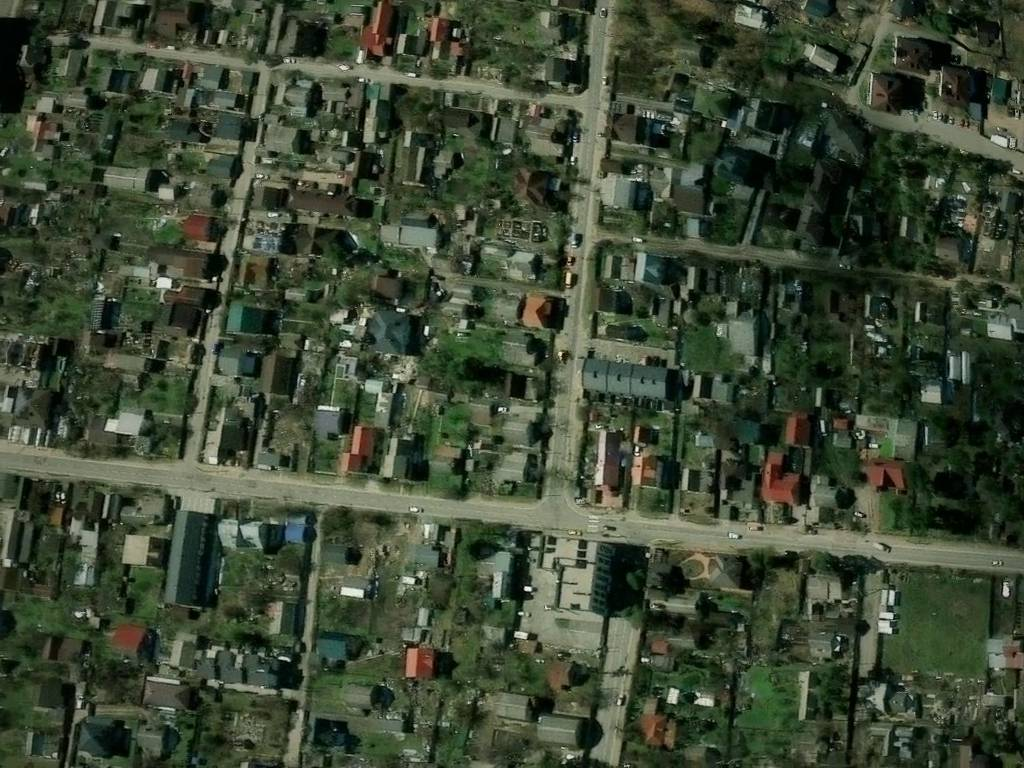
#> input picture tests/fixtures/irpin_mild_2025/frame_006150.jpg, 1024 x 768 px
$ python -i quality.py   (imports and definitions only)   (older library calls are emulated)
#> lines starting #> are read from the running program, lines starting #| are printed output that depends on the picture
#> further down, picture is the input picture: shape (768, 1024, 3); mean B, G, R 51.6, 71.2, 60.3
"""Quality gate (M2-03): decide, before any matching, which frames are worth matching and which pixels of them.

A phone filming a screen (and a shaking drone camera) gives frames the matcher should never see: smeared ones,
whose few matches fit a wrong homography, and ones with a lamp reflected in the screen. :class:`QualityGate` wraps
any :class:`~dronenav.types.FrameSource` and passes on the good frames only, untouched; every rejected frame is
logged with a stable reason (:data:`REASONS`). Four checks, in this order:

- ``too_small``: the frame's shorter side is under ``min_side`` px, there is nothing to judge;
- ``blank``: no contrast at all (black-out, lens covered, burnt out): the grey levels' std is under ``blank_std``;
- ``glare``: more than ``max_glare`` of the frame is glare. :func:`glare_mask` finds the saturated blobs without
  texture; a frame with less glare is kept, and its mask says which pixels the matcher may use;
- ``blur``: :func:`blur_score` (variance of the Laplacian over the variance of the image, on the pixels outside
  the glare) is under ``blur_ratio`` x the median score of the last ``window`` frames (:class:`RunningMedian`).

The blur rule is relative on purpose. A sharp frame of a field scores lower than a smeared frame of a town, so
no absolute threshold works on a whole flight; a smear is a sudden fall against the frames just before it. The
price: a flight smeared from start to end passes (nothing to compare with), and a smear longer than half the
window is taken for a new scene. Dividing by the image variance makes the score blind to exposure: half the
light quarters the Laplacian's variance and the image's alike.

:func:`damp_moire` is the third tool: a light Gaussian against the screen's pixel grid before the frame is
shrunk for matching, and an optional notch on the peaks that grid leaves in the spectrum. Off by default in the
gate (``moire_sigma = 0``): it is for filmed screens, not for the drone flights.

    gate = QualityGate(VideoSource("take.mp4", fps=12), QualityConfig(moire_sigma=1.0))
    for frame in gate:                 # kept frames only; idx and t keep their gaps, like a Drop in the chaos
        usable = gate.last.mask        # None, or uint8: nonzero where the frame's pixels are not glare
    gate.rejected                      # the verdicts of the frames that did not pass
"""
from __future__ import annotations

import dataclasses
import logging
import math
import numbers
import statistics
from collections import Counter, deque
from collections.abc import Iterator
from dataclasses import dataclass, field
from typing import NamedTuple

import cv2
import numpy as np

from dronenav.types import Frame, FrameSource

__all__ = ["REASONS", "FrameQuality", "QualityConfig", "QualityGate", "RunningMedian", "Verdict", "blur_score",
           "damp_moire", "glare_mask"]

log = logging.getLogger(__name__)

# Why a frame was rejected, in the order the checks run. Logs, sheets and tests rely on these names.
REASONS = ("too_small", "blank", "glare", "blur")

BLUR_SIDE = 256            # the shorter side the blur score is measured at, px
# Under this share of the running median a frame is a smear. Measured on the Irpin mild/2022 keyframes against
# their truth (RootSIFT, whole-map search): sharp frames score 0.71..1.6 x the median; frames under the chaos blur
# at strength 0.25 score 0.14..0.36 and every one still matches; at 0.5 and above they score under 0.09 and
# 79 of 141 get no fix. 0.12 sits in that gap: it drops every frame that failed and keeps every lightly blurred
# one. A different camera or matcher moves the gap: retune with scripts/quality_sheet.py --map.
BLUR_RATIO = 0.12
PRE_SIGMA = 0.7            # px at that size: the smoothing before the Laplacian, see blur_score
# The notch looks for the screen grid above this frequency only (periods under 25 px): below it the scene's own
# structure (streets, field borders) owns the spectrum and must not be cut.
NOTCH_MIN_FREQ = 0.04      # cycles per px
NOTCH_RATIO = 8.0          # a peak is this many times the mean magnitude around it
NOTCH_NEIGHBOURHOOD = 31   # bins: the box that mean is taken over
NOTCH_RADIUS = 2           # bins cut around each peak (the main lobe of a grid between two bins)
NOTCH_MAX_SHARE = 0.01     # more of the spectrum than this "peaking" is texture, not a grid: cut nothing


def _is_number(v) -> bool:
    return not isinstance(v, bool) and isinstance(v, numbers.Real) and math.isfinite(v)


def _is_count(v) -> bool:
    return not isinstance(v, bool) and isinstance(v, numbers.Integral) and v >= 1


def _checked(image, what: str) -> np.ndarray:
    """``image`` if it is a uint8 image, H x W (grey) or H x W x 3 (BGR), with at least one pixel."""
    if (not isinstance(image, np.ndarray) or image.dtype != np.uint8 or image.size == 0
            or not (image.ndim == 2 or (image.ndim == 3 and image.shape[2] == 3))):
        raise ValueError(f"{what}: the image must be uint8, H x W or H x W x 3 (BGR), got "
                         f"{getattr(image, 'shape', type(image).__name__)} {getattr(image, 'dtype', '')}")
    return image


def _grey(image: np.ndarray) -> np.ndarray:
    return image if image.ndim == 2 else cv2.cvtColor(image, cv2.COLOR_BGR2GRAY)
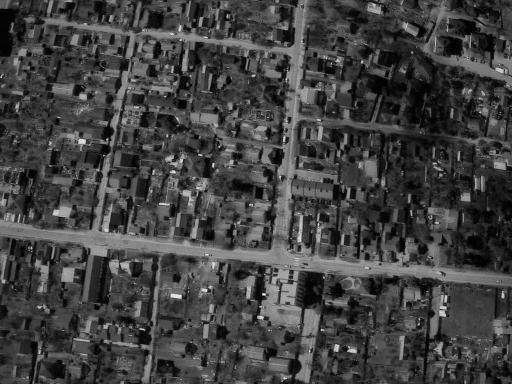
#> returned value: shape (768, 1024) (shown at 1/2 size); min 0, max 250, mean 65.7


def _working(grey: np.ndarray, side: int) -> np.ndarray:
    """``grey`` shrunk so its shorter side is ``side`` px (never enlarged), as float32."""
#> called with side = 256
    short = min(grey.shape)
    if short > side:
        s = side / short
        grey = cv2.resize(grey, (max(1, round(grey.shape[1] * s)), max(1, round(grey.shape[0] * s))),
                          interpolation=cv2.INTER_AREA)
    return grey.astype(np.float32)
#> returned value: shape (256, 341) float32


# --- blur ----------------------------------------------------------------------------------------------------------

def blur_score(image: np.ndarray, mask: np.ndarray | None = None, *, side: int = BLUR_SIDE) -> float:
    """Sharpness of ``image``: the variance of its (lightly smoothed) Laplacian over the variance of its grey levels. Higher is
    sharper; 0 for a frame with no contrast or too small to have a Laplacian.

    The frame is first shrunk so its shorter side is ``side`` px. The matcher shrinks frames too, so a smear that
    disappears at that size costs it nothing; and the score of a take does not depend on the camera's resolution.
    ``mask`` (uint8, the image's size, nonzero = use) limits the score to those pixels: the frame without its
    glare. The value means something only against other frames of the same scene (see :class:`RunningMedian`).
    """
    grey = _grey(_checked(image, "blur_score"))
    if mask is not None and np.shape(mask) != grey.shape:
        raise ValueError(f"blur_score: mask must be {grey.shape} like the image, got {np.shape(mask)}")
    small = _working(grey, side)
    if min(small.shape) < 3:                        # smaller than the Laplacian's kernel
        return 0.0
    # A 0.7 px Gaussian first. A heavily smeared uint8 frame still has its rounding noise (+-0.5 grey level per
    # pixel), which the bare Laplacian reads as detail: without this the score of a smear stops falling.
    lap = cv2.Laplacian(cv2.GaussianBlur(small, (0, 0), PRE_SIGMA, borderType=cv2.BORDER_REFLECT), cv2.CV_32F,
                        borderType=cv2.BORDER_REFLECT)
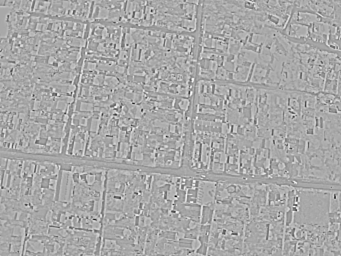
#> lap: shape (256, 341) float32; min -160.5, max 82.35, mean 0; drawn with min black and max white
    if mask is None:
        values, second = small, lap
    else:
        use = cv2.resize(np.asarray(mask, np.uint8), (small.shape[1], small.shape[0]), interpolation=cv2.INTER_NEAREST)
        # one px in from the mask's edge: there the Laplacian still sees the masked-off pixels
        use = cv2.erode(use, np.ones((3, 3), np.uint8)) > 0
        if use.sum() < 9:
            return 0.0
        values, second = small[use], lap[use]
    contrast = float(values.var())
#> contrast = 1363.3
    if contrast < 1e-6:                             # a flat frame: no contrast to be sharp or smeared
        return 0.0
    return float(second.var()) / contrast


class Verdict(NamedTuple):
    """What :meth:`RunningMedian.judge` says about one score. ``median`` and ``threshold`` are None while there
    is no history to compare with (the score is kept)."""

    kept: bool
    median: float | None
    threshold: float | None


class RunningMedian:
    """The blur rule: a score under ``ratio`` x the median of the last ``window`` scores is a smear.

    Every judged score enters the history, the rejected ones too. That is what lets the median follow the flight
    from a town to a field: with the kept scores only, the first low score would lock the threshold for good.
    Until ``min_history`` scores are in, every score is kept: there is no median yet.
    """

    # [9 lines left out: function __init__, not called in this run]

    def reset(self) -> None:
        """Forget the history: a new stream starts."""
        self._scores.clear()

    # [105 lines left out: functions judge, glare_mask, _grid_notch, damp_moire, not called in this run]


# --- the gate ------------------------------------------------------------------------------------------------------

@dataclass(frozen=True)
class QualityConfig:
    """The gate's settings.

    window, blur_ratio, min_history: the blur rule, see :class:`RunningMedian`. blur_side: see :func:`blur_score`.
    blank_std: a frame whose grey levels vary by less than this (std, grey levels) is blank.
    min_side: frames with a shorter side under this many px are not judged.
    glare_level, glare_texture, glare_min_area, glare_margin: see :func:`glare_mask`.
    max_glare: a frame with more than this share of glare is rejected; with less, kept and masked.
    moire_sigma, moire_notch: :func:`damp_moire` applied to the frames that pass (0 and False: frames pass as
    they came). The verdict is always made on the frame as it came.
    """

    window: int = 15
    blur_ratio: float = BLUR_RATIO
    min_history: int = 3
    blur_side: int = BLUR_SIDE
    blank_std: float = 2.0
    min_side: int = 32
    glare_level: int = 240
    glare_texture: float = 3.0
    glare_min_area: float = 0.002
    glare_margin: float = 0.01
    max_glare: float = 0.5
    moire_sigma: float = 0.0
    moire_notch: bool = False

    # [14 lines left out: function __post_init__, not called in this run]


@dataclass(frozen=True)
class FrameQuality:
    """The gate's verdict on one frame.

    idx, t, source: the frame's own. kept: it passed. reason: one of :data:`REASONS` when rejected, else None.
    score: its blur score (0 when the frame was not scored: too small or blank).
    median, threshold: what the score was compared with; None when the blur rule did not run (the first frames,
    or a frame rejected earlier). glare: the share of the frame under glare, 0..1.
    mask: for a kept frame with glare, uint8 H x W in the Matcher's convention (nonzero where the frame's pixels
    may be used); else None. Only :attr:`QualityGate.last` carries it; the history keeps numbers, not pixels.
    """

    idx: int
    t: float
    source: str
    kept: bool
    reason: str | None
    score: float
    median: float | None = None
    threshold: float | None = None
    glare: float = 0.0
    mask: np.ndarray | None = field(default=None, compare=False, repr=False)


class QualityGate:
    """``source`` without its bad frames: a FrameSource of the frames that pass the checks of the module docstring.

    Kept frames come out as they went in (the same Frame, unless the moiré damping is on: then only the pixels
    change); they keep their idx and t, so the stream has gaps and a wrapped flight's ``truth(idx)`` still lines
    up. Every other attribute of the wrapped source (``fps``, ``rate``, ``truth``, ...) is passed through.

    After, or during, a pass: ``verdicts`` holds a :class:`FrameQuality` for every frame seen so far, ``rejected``
    the ones that did not pass, ``last`` the verdict of the frame just yielded, with its glare mask.
    :meth:`judged` yields every frame, kept or not, next to its verdict (for a contact sheet). Each pass starts
    with an empty history, so two passes give the same frames. ``len`` is the number of frames that come out,
    found by one pass over the source when none has finished yet (cached).
    """

    # [8 lines left out: function __init__, not called in this run]

    @property
    def rejected(self) -> list[FrameQuality]:
        return [q for q in self.verdicts if not q.kept]

    # -- one frame
    # [50 lines left out: functions _assess, _pass, not called in this run]

    def judged(self) -> Iterator[tuple[Frame, FrameQuality]]:
        """Every frame of the source, in order, with its verdict: the rejected ones too (as they came)."""
        return self._pass()

    # [17 lines left out: functions __iter__, __len__, __getattr__, not called in this run]

>>> import cv2
>>> picture = cv2.imread('../../tests/fixtures/irpin_mild_2025/frame_006150.jpg')
>>> result = blur_score(picture)
#> result = 0.233

$ run again, on tests/fixtures/irpin_mild_2025/frame_006300.jpg
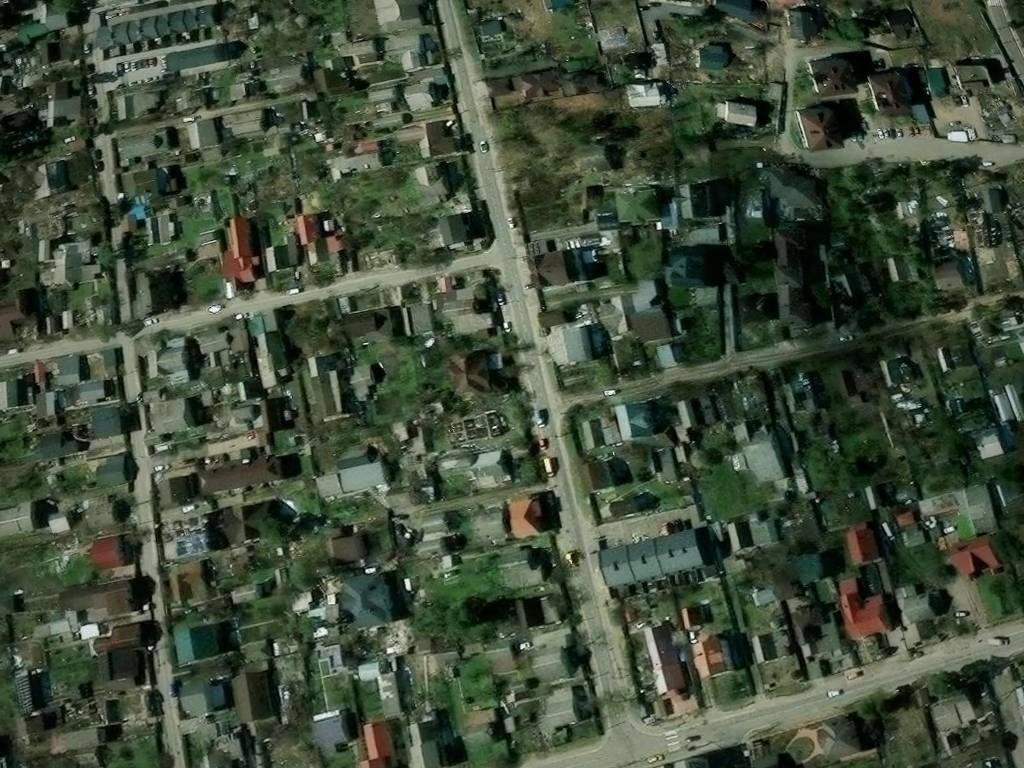
#> input picture tests/fixtures/irpin_mild_2025/frame_006300.jpg, 1024 x 768 px
#> picture is the input picture: shape (768, 1024, 3); mean B, G, R 58.2, 76.1, 64
#> in _grey, `return image if image.ndim == 2 else cv2.cvtColor(image, cv2.COLOR_BGR..`:
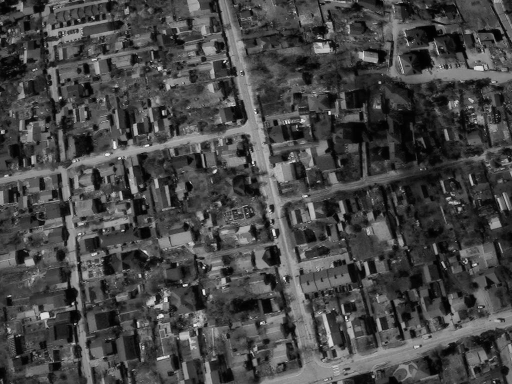
#> returned value: shape (768, 1024) (shown at 1/2 size); min 0, max 254, mean 70.4
#> in blur_score, `lap = cv2.Laplacian(cv2.GaussianBlur(small, (0, 0), PRE_SIGMA, borderT..`:
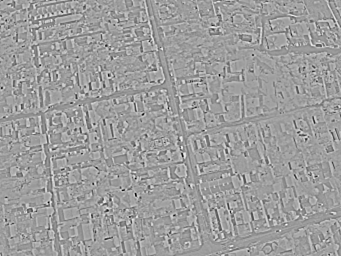
#> lap: shape (256, 341) float32; min -139.9, max 86.17, mean 0; drawn with min black and max white
#> contrast = 1525.6
#> result = 0.227

$ run again, on tests/fixtures/irpin_mild_2025/frame_006450.jpg
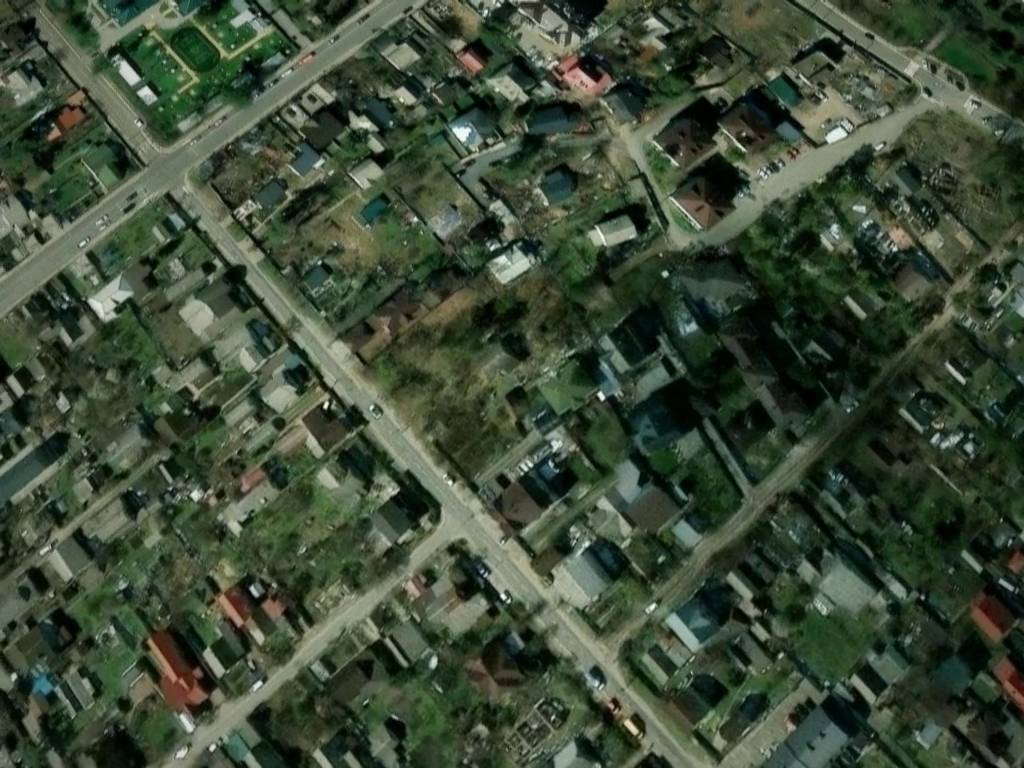
#> input picture tests/fixtures/irpin_mild_2025/frame_006450.jpg, 1024 x 768 px
#> picture is the input picture: shape (768, 1024, 3); mean B, G, R 55.4, 74.4, 61.1
#> in _grey, `return image if image.ndim == 2 else cv2.cvtColor(image, cv2.COLOR_BGR..`:
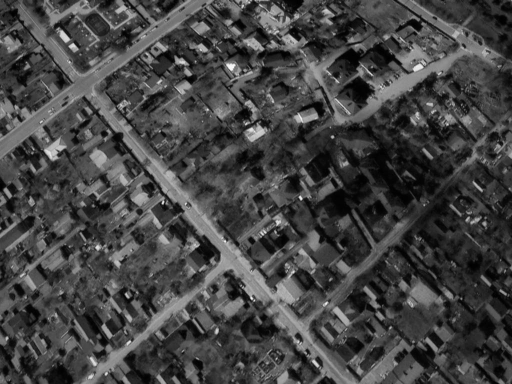
#> returned value: shape (768, 1024) (shown at 1/2 size); min 0, max 253, mean 68.2
#> in blur_score, `lap = cv2.Laplacian(cv2.GaussianBlur(small, (0, 0), PRE_SIGMA, borderT..`:
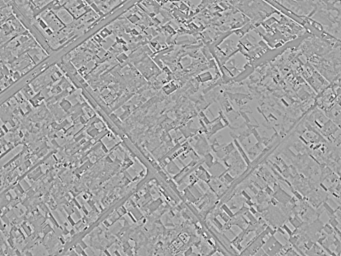
#> lap: shape (256, 341) float32; min -141.3, max 81.11, mean 0; drawn with min black and max white
#> contrast = 1507
#> result = 0.197
